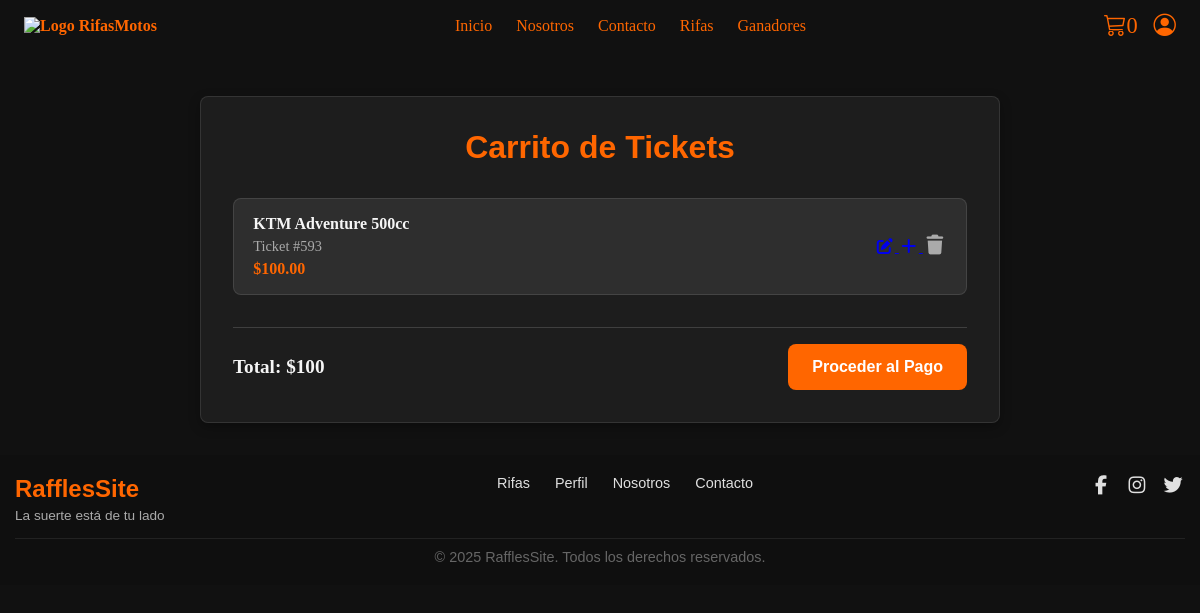
Page /cart/ (signed in) on the earlier database version.
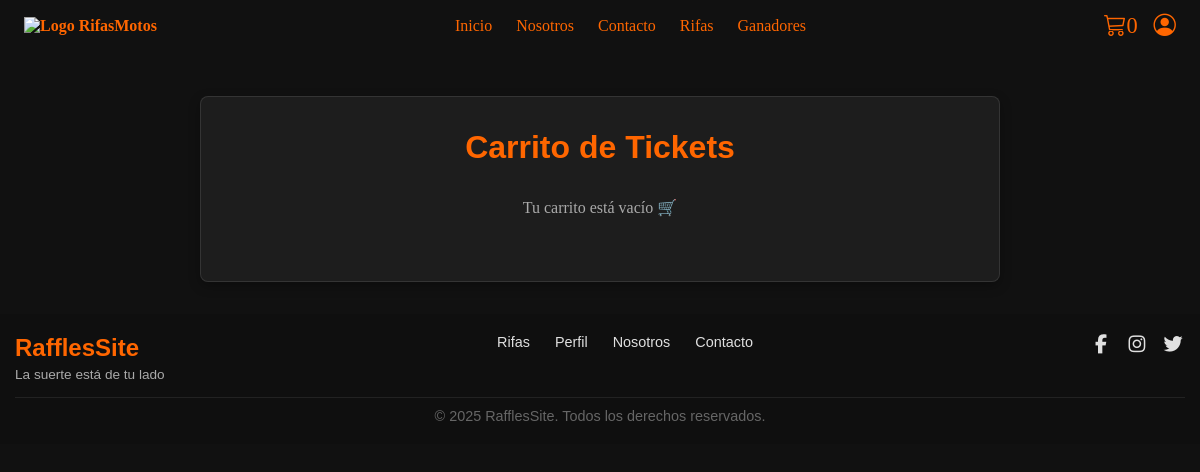
Same page on the later database version.
### raffles_app/models.py (models this page shows, shortened)
class Ticket(models.Model):
    PAYMENT_STATUS = [
        ("pending", "Pendiente"),
        ("paid", "Pagado"),
        ("failed", "Fallido"),
    ]
    raffle = models.ForeignKey(
        Raffle,
        on_delete=models.CASCADE,
        related_name="tickets"
    )
    user = models.ForeignKey(
        User,
        on_delete=models.CASCADE,
        related_name="tickets"
    )
    number = models.PositiveIntegerField(blank=True, null=True, db_index=True)
    code = models.UUIDField(default=uuid.uuid4, editable=False, unique=True)  # Código único
    payment_status = models.CharField(
        max_length=20,
        choices=PAYMENT_STATUS,
        default="pending",
        db_index=True
    )
    payment_reference = models.CharField(
    max_length=100,
    blank=True,
    null=True,
    db_index=True
    )
    created_at = models.DateTimeField(auto_now_add=True)
    class Meta:
        unique_together = ('raffle', 'number')
        ordering = ['number']

class Raffle(models.Model):
    STATUS_CHOICES = [
        ("open", "Abierta"),
        ("closed", "Cerrada"),
        ("finished", "Finalizada con ganador"),
    ]
    motorcycle = models.ForeignKey(
        Motorcycle,
        on_delete=models.CASCADE,
        related_name="raffles"
    )
    ticket_price = models.DecimalField(max_digits=10, decimal_places=2)
    max_tickets = models.PositiveIntegerField()
    status = models.CharField(
        max_length=20,
        choices=STATUS_CHOICES,
        default="open",
        db_index=True
    )
    created_at = models.DateTimeField(auto_now_add=True)
    updated_at = models.DateTimeField(auto_now=True)
    ends_at = models.DateTimeField()
    seed_commitment = models.CharField(max_length=128, blank=True, null=True)
    seed_reveal = models.CharField(max_length=256, blank=True, null=True)
    winner_ticket = models.ForeignKey(
        'Ticket',
        on_delete=models.SET_NULL,
        null=True,
        blank=True,
        related_name="won_raffles"
    )

class Motorcycle(models.Model):
    brand = models.CharField(max_length=100, db_index=True)   # Ej: Yamaha
    model = models.CharField(max_length=100, db_index=True)   # Ej: MT-09
    year = models.PositiveIntegerField(db_index=True)         # Ej: 2024
    description = models.TextField(blank=True)
    is_new = models.BooleanField(default=True)     # True = nueva, False = usada
    mileage = models.PositiveIntegerField(
        blank=True, null=True,
        help_text="Kilometraje en kilómetros (solo si es usada)."
    )
    condition = models.CharField(
        max_length=50,
        choices=[
            ("excelente", "Excelente"),
            ("bueno", "Bueno"),
            ("regular", "Regular"),
        ],
        blank=True,
        null=True,
        help_text="Condición general de la moto si es usada."
    )

### raffles_app/views.py (the view)
# urls.py: path("cart/", views.cart, name="cart"),  # ✅ nueva ruta
@login_required
def cart(request):
    tickets = Ticket.objects.filter(
        user=request.user,
        payment_status="pending",
        raffle__status="open"   # 👈 filtro agregado
    ).select_related("raffle")
    total = tickets.aggregate(
        total=Sum("raffle__ticket_price")
    )["total"] or 0
    return render(request, "raffles/cart.html", {
        "tickets": tickets,
        "total": total,
    })

### raffles_app/templates/raffles/cart.html (shortened to what this page needs)
  {% extends 'base.html' %}
  {% load static %}
  {% block content %}
  <section class="cart">
    <h1 class="cart__title">Carrito de Tickets</h1>
    <div class="cart__list" id="cartList">
      {% if tickets %}
        {% for ticket in tickets %}
          <div class="cart-item">
            <div class="cart-item__info">
              <h3>{{ ticket.raffle.motorcycle.brand }} {{ ticket.raffle.motorcycle.model }}</h3>
              <p class="cart-item__ticket">Ticket #{{ ticket.number }}</p>
              <p class="cart-item__price">${{ ticket.raffle.ticket_price }}</p>
            </div>
          <div class="cart-item__actions">
    <a href="{% url 'edit_ticket' ticket.id %}" class="cart-item__edit" aria-label="Editar ticket">
      <i class="fas fa-edit"></i>
    </a>
    <a href="{% url 'buy_ticket' ticket.raffle.id %}" class="cart-item__add" aria-label="Agregar ticket">
      <i class="fas fa-plus"></i>
    </a>
    <form action="{% url 'remove_ticket' ticket.id %}" method="post" style="display:inline;">
      <button type="submit" class="cart-item__remove" aria-label="Eliminar ticket">
        <i class="fas fa-trash"></i>
      </button>
    </form>
  </div>
          </div>
        {% endfor %}
      {% else %}
        <p style="text-align:center; color:var(--color-muted);">
          Tu carrito está vacío 🛒
        </p>
      {% endif %}
    </div>
    {% if tickets %}
    <div class="cart__summary">
      <p>Total: <span id="cartTotal">
        ${{ total }}
      </span></p>
      <form action="{% url 'checkout' %}" method="post">
    <button type="submit" class="pay-btn">Proceder al Pago</button>
  </form>
    </div>
    {% endif %}
  </section>
  {% endblock %}

### templates/base.html (shortened to what this page needs)
{% load static %}
<!DOCTYPE html>
<html lang="es">
<head>
  <link rel="stylesheet" href="https://cdnjs.cloudflare.com/ajax/libs/font-awesome/7.0.1/css/all.min.css" />
  <link rel="stylesheet" href="https://cdn.jsdelivr.net/npm/bootstrap-icons@1.10.5/font/bootstrap-icons.css">
  <link rel="stylesheet" href="{%  static 'css/global.css' %}">
</head>
<body>
<nav class="navbar">
  <div class="navbar__container">
    <a href="" class="navbar__logo">
      <img src="" alt="Logo"> RifasMotos
    </a>
    <div class="navbar__menu" id="navbarMenu">
      <div class="navbar__links">
        <a href="{% url 'home' %}">Inicio</a>
        <a href="{% url 'about' %}">Nosotros</a>
        <a href="{% url 'contact' %}">Contacto</a>
        <a href="{% url 'raffle_list' %}">Rifas</a>
        <a href="{% url 'winners' %}">Ganadores</a>
      </div>
<div class="navbar__icons">
  <a href="{% url 'cart' %}" class="cart-icon" title="Carrito">
    <i class="bi bi-cart3"></i>
    <span class="cart-count">0</span>
  </a>
  <div class="user-menu">
    <button class="user-icon" id="userMenuBtn">
      <i class="bi bi-person-circle"></i>
    </button>
  </div>
</div>
    </div>
  </div>
</nav>
       {% block content %}{% endblock %}
<footer class="site-footer">
  <div class="footer-inner">
    <div class="footer-brand">
      <a href="{% url 'raffle_list' %}" class="brand-link">RafflesSite</a>
      <p class="slogan">La suerte está de tu lado</p>
    </div>
    <ul class="footer-links">
      <li><a href="{% url 'raffle_list' %}">Rifas</a></li>
      <li><a href="{% url 'user_profile' %}">Perfil</a></li>
      <li><a href="{% url 'about' %}">Nosotros</a></li>
      <li><a href="{% url 'contact' %}">Contacto</a></li>
    </ul>
    <div class="footer-social">
      <a href="#" aria-label="Facebook"><i class="fab fa-facebook-f"></i></a>
      <a href="#" aria-label="Instagram"><i class="fab fa-instagram"></i></a>
      <a href="#" aria-label="Twitter"><i class="fab fa-twitter"></i></a>
    </div>
  </div>
  <div class="footer-copy">
    <p>&copy; {% now "Y" %} RafflesSite. Todos los derechos reservados.</p>
  </div>
</footer>
</body>
</html>

### static/css/global.css (style rules this page uses)
:root { --color-primary: #ff6600; --color-secondary: #0d0d0d; --color-bg: #111; --color-text: #f5f5f5; --color-muted: #aaa; --font-heading: 'Oswald', sans-serif; --font-body: 'Roboto', sans-serif; --radius: 0.5rem; --shadow: 0 4px 12px rgba(0,0,0,0.3); --transition: all 0.3s ease; }
* { margin: 0; padding: 0; box-sizing: border-box; }
body { background: var(--color-bg); color: var(--color-primary); }
.navbar { position: fixed; top: 0; left: 0; width: 100%; background: transparent; box-shadow: none; z-index: 1000; transition: background 0.3s ease, box-shadow 0.3s ease, backdrop-filter 0.3s ease; }
.navbar__container { display: flex; align-items: center; justify-content: space-between; padding: 0.8rem 1.5rem; max-width: 1200px; margin: 0 auto; }
.navbar__logo { font-size: 1rem; font-weight: bold; color: var(--color-primary); text-decoration: none; }
.navbar__menu { display: flex; align-items: center; justify-content: center; flex: 1; }
.navbar__links { display: flex; gap: 1.5rem; flex: 1; justify-content: center; }
.navbar__links a { color: var(--color-primary); text-decoration: none; font-weight: 500; transition: color 0.3s; }
.navbar__icons { display: flex; align-items: center; gap: 1rem; margin-left: auto; }
.navbar__icons a, .user-icon { display: flex; align-items: center; justify-content: center; font-size: 1.4rem; color: var(--color-primary); text-decoration: none; cursor: pointer; background: none; border: none; transition: color 0.3s; }
.user-menu { position: relative; }
.cart { max-width: 800px; margin: 6rem auto 2rem; padding: 2rem; border-radius: var(--radius); background: rgba(255,255,255,0.05); border: 1px solid rgba(255,255,255,0.1); box-shadow: var(--shadow); color: var(--color-text); }
.cart__title { font-size: 2rem; font-weight: 700; margin-bottom: 2rem; text-align: center; color: var(--color-primary); font-family: var(--font-heading); }
.cart__list { display: flex; flex-direction: column; gap: 1rem; margin-bottom: 2rem; }
.site-footer { background-color: #0f0f0f; color: #e0e0e0; font-family: 'Poppins', sans-serif; padding: 20px 15px; font-size: 0.9rem; position: relative; bottom: 0; width: 100%; }
.footer-inner { display: flex; flex-wrap: wrap; justify-content: space-between; align-items: flex-start; max-width: 1200px; margin: 0 auto; gap: 20px; }
.footer-brand { flex: 1 1 200px; }
.brand-link { font-size: 1.5rem; font-weight: 700; color: #ff6600; text-decoration: none; transition: color 0.3s; }
.slogan { color: #aaa; font-size: 0.85rem; margin-top: 5px; }
.footer-links { flex: 1 1 auto; display: flex; justify-content: center; gap: 25px; list-style: none; padding: 0; margin: 0; align-items: center; }
.footer-links li { margin: 0; }
.footer-links a { color: #e0e0e0; text-decoration: none; transition: color 0.3s; font-weight: 500; }
.footer-social { flex: 1 1 150px; display: flex; gap: 12px; justify-content: flex-end; align-items: center; }
.footer-social a { color: #e0e0e0; font-size: 1.2rem; transition: transform 0.3s, color 0.3s; }
.footer-copy { text-align: center; margin-top: 15px; color: #666; border-top: 1px solid #222; padding-top: 10px; }

Differences in the rows shown:
removed Ticket: raffle.motorcycle.brand "KTM", raffle.motorcycle.model "Adventure 500cc", number "593", raffle.ticket_price "100.00"
Other differences:
{{ total }}: "100" → (not shown)
text no longer shown: "Total: $ Proceder al Pago"
text now shown: "Tu carrito está vacío 🛒"
